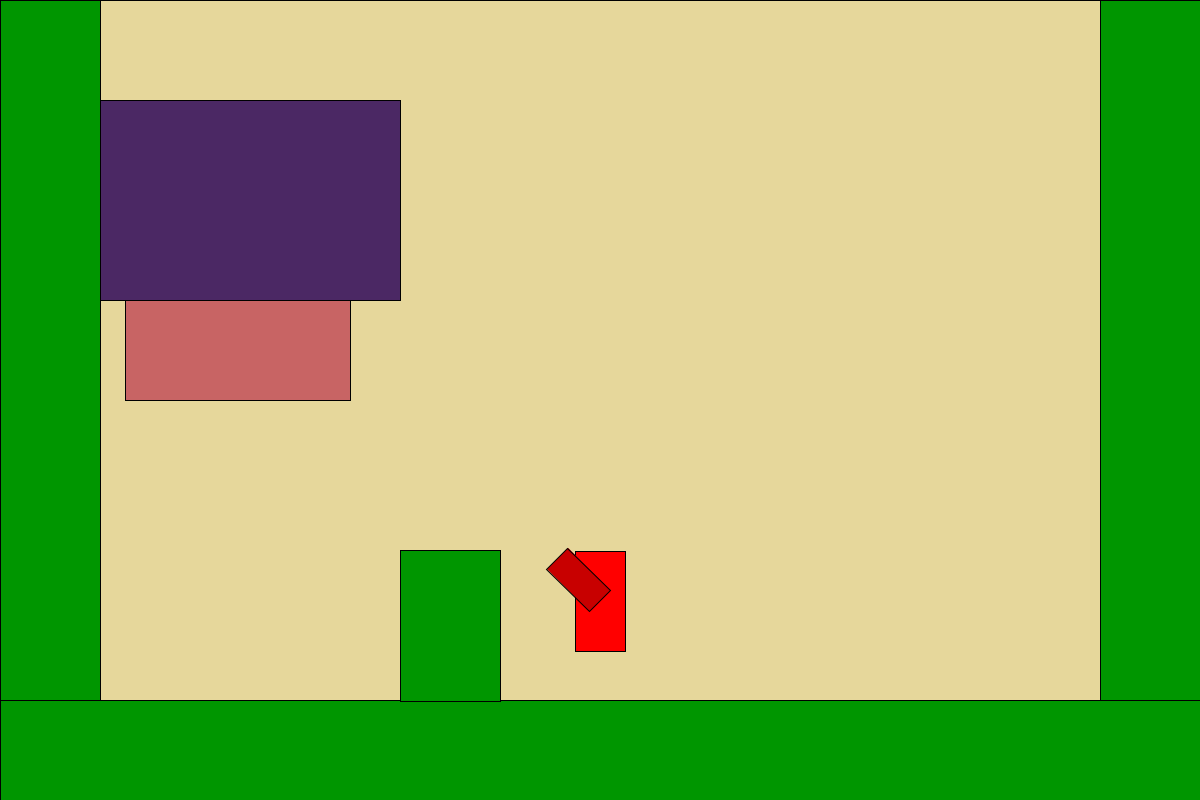
Frame 1 (no input)
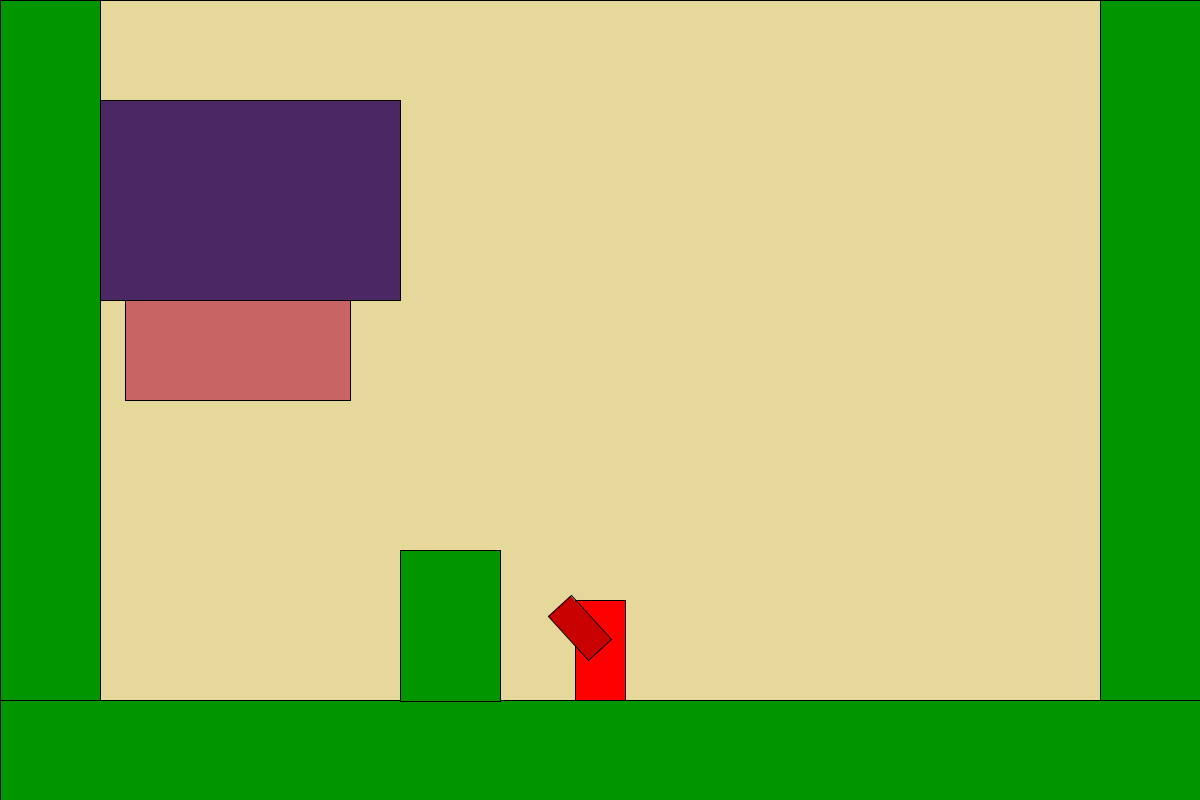
Frame 60 (the mouse pressed at the canvas centre just before this capture)
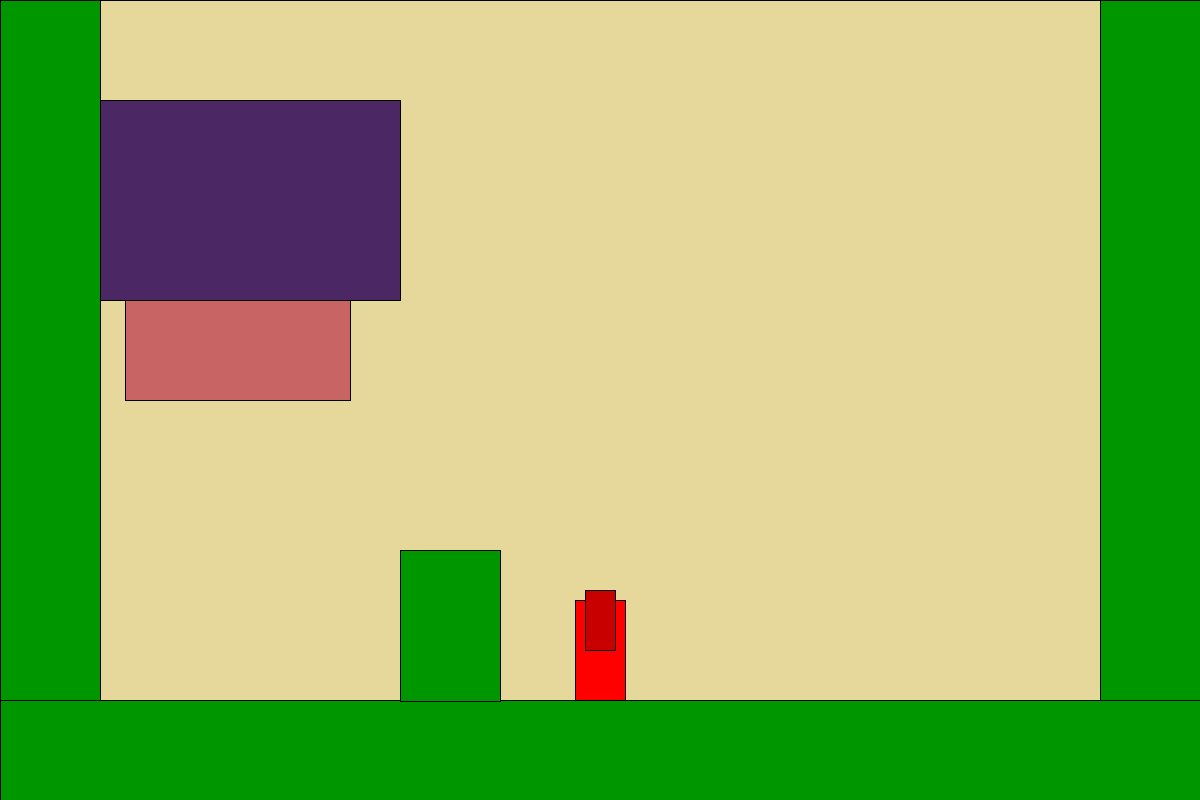
Frame 120 (the mouse held since frame 60 and released just before this capture)

The Processing sketch that drew these frames (run headless with seeded random() and noise(); from frame 60 on, the mouse is pressed at the canvas centre):

// Processing sketch: POSSIBILITY_OF_PRECIPITATION
// ── POSSIBILITY_OF_PRECIPITATION.pde
Player player;

Button button;

ArrayList<Block> block = new ArrayList<Block>();

ArrayList<PlayerHitBox> playerHitBox = new ArrayList<PlayerHitBox>();
ArrayList<EnemyHitBox> enemyHitBox = new ArrayList<EnemyHitBox>();

ArrayList<RedTitan> redTitan = new ArrayList<RedTitan>();
ArrayList<OrangeRam> orangeRam = new ArrayList<OrangeRam>();
ArrayList<GreenBlaster> greenBlaster = new ArrayList<GreenBlaster>();

boolean makeStage = true;

int gameState = 0;

int enemyWave = 0;
int enemyCredits = 5;
int enemyTimer = 300;
int enemyType = 0;
int enemySpawnArea;
float enemySpawnX;
float enemySpawnY;


void setup()  {
  size(1200, 800);
  player = new Player(width/2, 650);
  button = new Button(125, 300, 225, 100);
}

void draw()  {
  background(200);
    switch(gameState)  {
      case 0:
      if(makeStage)  {
        block.add(new Block(1100,0,100,800,false));
        block.add(new Block(0,0,100,800,false));
        block.add(new Block(0,700,1200,100,false));
        block.add(new Block(400,550,100,151,false));
        makeStage = false;
      }
      fill(230, 215, 155);
      rect(0, 0, width,  height);
      fill(75, 40, 100);
      rect(100, 100, 300, 200);
      button.display();
      
      break;
      case 1:
      spawnDirector();
      if(makeStage)  {
        block.add(new Block(700,300,300,300,true));
        block.add(new Block(150,200,200,300,true));
        block.add(new Block(150,400,200,300,true));
        block.add(new Block(600,400,300,300,true));
        block.add(new Block(600,550,500,150,true));
        makeStage = false;
      }
      break;
    }
  
  for(int i = 0; i < block.size(); i++)  {
     block.get(i).update();
  }
  for(int i = redTitan.size() - 1; i >= 0; i--)  {
     if(redTitan.get(i).update())  {
       redTitan.remove(i);
       continue;
     }
  }
  for(int i = orangeRam.size() - 1; i >= 0; i--)  {
     if(orangeRam.get(i).update())  {
       orangeRam.remove(i);
       continue;
     }
  }
  for(int i = greenBlaster.size() - 1; i >= 0; i--)  {
     if(greenBlaster.get(i).update())  {
       greenBlaster.remove(i);
       continue;
     }
  }
  for(int i = enemyHitBox.size() - 1; i >= 0; i--)  {
     if(enemyHitBox.get(i).update())  {
       enemyHitBox.remove(i);
       continue;
     }
  }
  for(int i = playerHitBox.size() - 1; i >= 0; i--)  {
     if(playerHitBox.get(i).update())  {
       playerHitBox.remove(i);
       continue;
     }
  }
  player.update();
}


void spawnDirector()  {
  enemyTimer++;
  //println(enemyTimer + " " + enemyCredits + " " + enemyWave);
  if(enemyTimer > 500)  {
    enemyWave++;
    while(true)  {
      if(enemyCredits <= 0)  {
        enemyCredits += 5 + enemyWave;
        enemyTimer = 0;
        break;
      }
      enemyType = int(random(0, enemyCredits)) + 1;
      enemySpawnArea = int(random(2, block.size()));
      enemySpawnX = random(-10, 10) + block.get(enemySpawnArea).blockX + block.get(enemySpawnArea).blockW / 2;
      enemySpawnY = block.get(enemySpawnArea).blockY;
      if(enemyType > 4)  {
        redTitan.add(new RedTitan(enemySpawnX, enemySpawnY));
        enemyCredits -= 4;
      } else if(enemyType > 2)  {
        greenBlaster.add(new GreenBlaster(enemySpawnX, enemySpawnY));
        enemyCredits -= 2;
      } else  {
        orangeRam.add(new OrangeRam(enemySpawnX, enemySpawnY));
        enemyCredits--;
      }
    }
  }
}

void mousePressed()  {
  if(mouseButton == LEFT)  {
    player.LClick = true;
  }
  if(mouseButton == RIGHT)  {
    player.RClick = true;
  } 
  if(mouseButton == CENTER)  {
    player.MClick = true;
  }
}

void mouseReleased()  {
  if(mouseButton == LEFT)  {
    player.LClick = false;
  }
  if(mouseButton == RIGHT)  {
    player.RClick = false;
  }
  if(mouseButton == CENTER)  {
    player.MClick = false;
  }
}

void keyPressed()  {
  if(key == 'w')  {
    player.up = true; 
  }
  if(key == 'a')  {
    player.left = true; 
  }
  if(key == 's')  {
    player.down = true; 
  }
  if(key == 'd')  {
    player.right = true; 
  }
}

void keyReleased()  {
   if(key == 'w')  {
    player.up = false; 
  }
  if(key == 'a')  {
    player.left = false; 
  }
  if(key == 's')  {
    player.down = false; 
  }
  if(key == 'd')  {
    player.right = false; 
  }
}

// ── Block.pde
class Block  {
  float blockX;
  float blockY;
  int blockW;
  int blockH;
  boolean semiSolid;
  
  Block(float xPos, float yPos, int sizeW, int sizeH, boolean semiSolid)  {
    blockX = xPos;
    blockY = yPos;
    blockW = sizeW;
    blockH = sizeH;
    this.semiSolid = semiSolid;
  }
  
  void update()  {
    if(semiSolid)  {
      fill(200);
    } else fill(0, 150, 0);
    rect(blockX, blockY, blockW, blockH);
  }
}

// ── Button.pde
class Button  {
  PVector position = new PVector(0,0);
  int buttonW = 200;
  int buttonH = 80;
  
  Button(int posX, int posY, int shapeW, int shapeH)  {
    position.x = posX;
    position.y = posY;
    buttonW = shapeW;
    buttonH = shapeH;
  }
  
  void display()  {
    fill(200, 100, 100);
    rect(position.x, position.y, buttonW, buttonH);
  }
}

// ── EnemyHitBox.pde
class EnemyHitBox  {
  PVector position = new PVector(0,0);
  PVector velocity = new PVector(0,0);
  PVector rotationVel = new PVector(0,0);
  int HBW;
  int HBH;
  int lifeSpan;
  int damage;
  
  EnemyHitBox(float xPos, float yPos, float xVel, float yVel, int sizeW, int sizeH, int damage, int duration)  {
    position.x = xPos;
    position.y = yPos;
    velocity.x = xVel;
    velocity.y = yVel;
    HBW = sizeW;
    HBH = sizeH;
    this.damage = damage;
    lifeSpan = duration;
  }
  
  boolean update()  {
    
    position.x += velocity.x;
    position.y += velocity.y;
    
    fill(255, 200, 200);
    rect(position.x, position.y, HBW, HBH);
     lifeSpan--;
     if(lifeSpan <= 0)  {
       return true;
     } return false;
  }
}

// ── EnemyHurtBox.pde
class EnemyHurtBox  {
  PVector position = new PVector(0,0);
  PVector velocity = new PVector(0,0);
  PVector rotationVel = new PVector(0,0);
  int HBW;
  int HBH;
  int lifeSpan;
  int damage;
  
  EnemyHurtBox(float xPos, float yPos, float xVel, float yVel, int sizeW, int sizeH, int damage, int duration)  {
    position.x = xPos;
    position.y = yPos;
    velocity.x = xVel;
    velocity.y = yVel;
    HBW = sizeW;
    HBH = sizeH;
    this.damage = damage;
    lifeSpan = duration;
  }
  
  boolean update()  {
    
    position.x += velocity.x;
    position.y += velocity.y;
    
    fill(255, 200, 200);
    rect(position.x, position.y, HBW, HBH);
     lifeSpan--;
     if(lifeSpan <= 0)  {
       return true;
     } return false;
  }
}

// ── GreenBlaster.pde
class GreenBlaster  {
  PVector position = new PVector(0,0);
  PVector velocity = new PVector(0,0);
  PVector acceleration = new PVector(0,0);
  PVector prevPos = new PVector(0,0);
  int enemyWidth = 80;
  int enemyHeight = 80;
  
  int attackTimer = -200;
  int pathFindTimer = 60;
  int health = 100;
  float direction = 1;
  int turnAroundTimer = 0;
  
  GreenBlaster(float xPos, float yPos)  {
    position.x = xPos;
    position.y = yPos;
    health *= 1 + (enemyWave / 10);
  }
  
boolean update()  {
    if(attackTimer <= 0)  {
      if(attackTimer < 0)  {
        attackTimer++;
      }
      
      if(abs(player.position.y - position.y) < 200 && attackTimer == 0)  {
        attackTimer++;
      }
      
       if(pathFindTimer <= 0)  {
         pathFind(); 
       } else pathFindTimer--;
       
    } else {
      attacking();
    }
     
    if(position.x < 0)  {
       position.x = 0;
     } else if(position.x > width)  {
       position.x = width;
     }
     
     if(position.y < 0)  {
       position.y = 0;
     } else if(position.y > height)  {
       position.y = height;
     }
    
    velocity.x += acceleration.x;
    velocity.y += acceleration.y;
    
    if(turnAroundTimer > 0)  {
      position.x -= velocity.x;
      position.y -= velocity.y;
      turnAroundTimer--;
    } else  {
      position.x += velocity.x;
      position.y += velocity.y;
    }
    
    
    fill(0,0,180);
    rect(position.x - enemyWidth / 2, position.y - enemyHeight, enemyWidth, enemyHeight);
    
    if(health <= 0)  {
      return true;
    } else return false;
  }
  
  
  void attacking()  {
    velocity.x = 0;
    velocity.y = 0;
    attackTimer++;
    
    if(attackTimer == 30)  {
      enemyHitBox.add(new EnemyHitBox(position.x, position.y - enemyHeight / 2, 10 * direction, 0, 20, 20, 8, 100));
    } else if(attackTimer >= 100)  {
      attackTimer = -10;
    }
  }
  
  
  void pathFind()  {
    if(abs(position.x - prevPos.x) < 2 && abs(position.y - prevPos.y) < 2)  {
      velocity.y = -15;
    }
    prevPos = position.copy();
    
     if (player.position.x > position.x)  {
       velocity.x = 1;
       direction = 1;
     } else  {
       velocity.x = -1;
       direction = -1;
     }
     
     if (abs(player.position.x - position.x) < 100 && abs(player.position.y - position.y) < 100 && turnAroundTimer == 0)  {
       turnAroundTimer += 60;
     }
    
     if(player.position.y > position.y + 50)  {
       velocity.y = 1;
     } else if(player.position.y < position.y - 50)  {
       velocity.y = -1;
     }
     
     pathFindTimer += 30;
  }
}

// ── OrangeRam.pde
class OrangeRam  {
  PVector position = new PVector(0,0);
  PVector velocity = new PVector(0,-10);
  PVector acceleration = new PVector(0,0);
  PVector prevPos = new PVector(0,0);
  int enemyWidth = 80;
  int enemyHeight = 40;
  
  boolean tryingToFall = false;
  
  int attackTimer = -100;
  int pathFindTimer = 60;
  int health = 50;
  int direction = 1;
  
  OrangeRam(float xPos, float yPos)  {
    position.x = xPos;
    position.y = yPos;
    health *= 1 + (enemyWave / 10);
  }
  
  boolean update()  {
    if(attackTimer <= 0)  {
      if(attackTimer < 0)  {
        attackTimer++;
      }
      
      if(abs(position.x - player.position.x) < 80 && abs(position.y - player.position.y) < 40)  {
         attackTimer++;
         pathFindTimer = 0;
       }
       if(pathFindTimer <= 0)  {
         pathFind(); 
       } else pathFindTimer--;
       
       if(velocity.y < 5)  {
         acceleration.y = 0.5;
       } else tryingToFall = false;
    } else {
      attacking();
    }
     
     for(int i = 0; i < block.size(); i++)  {
      
      if(position.x + 20 > block.get(i).blockX && position.x - 20 < block.get(i).blockX + block.get(i).blockW && position.y + (velocity.y / 2) > block.get(i).blockY - 7 && position.y < block.get(i).blockY + 7 && velocity.y > 0)  {
        if(!(tryingToFall && block.get(i).semiSolid))  {
        position.y = block.get(i).blockY; 
        velocity.y = 0;
        acceleration.y = 0;
        } 
      } else if(position.x + velocity.x + 1 > block.get(i).blockX && position.x <= block.get(i).blockX && position.y > block.get(i).blockY && position.y < block.get(i).blockY + block.get(i).blockH && !block.get(i).semiSolid)  {
        position.x = block.get(i).blockX - 1 - velocity.x;
        acceleration.x = 0;
      } else if(position.x + velocity.x - 1 < block.get(i).blockX + block.get(i).blockW && position.x >= block.get(i).blockX + block.get(i).blockW && position.y > block.get(i).blockY && position.y < block.get(i).blockY + block.get(i).blockH && !block.get(i).semiSolid)  {
        position.x = block.get(i).blockX + block.get(i).blockW + 1 - velocity.x;
        acceleration.x = 0;
      }
    }
    
    velocity.x += acceleration.x;
    velocity.y += acceleration.y;
    
    position.x += velocity.x;
    position.y += velocity.y;
    
    
    fill(240,135,0);
    rect(position.x - enemyWidth / 2, position.y - enemyHeight, enemyWidth, enemyHeight);
    
    if(health <= 0)  {
      return true;
    } else return false;
  }
  
  void attacking()  {
    velocity.x = 0;
    attackTimer++;
    if(attackTimer == 30)  {
      enemyHitBox.add(new EnemyHitBox(position.x - 30 + 30 * direction, position.y - enemyHeight * 1.2, 0, 0, 60, 50, 10, 10));
    } else if(attackTimer >= 100)  {
      attackTimer = 0;
    }
  }
  
  void pathFind()  {
    if(abs(position.x - prevPos.x) < 2 && abs(position.y - prevPos.y) < 2)  {
      velocity.y = -15;
    }
    prevPos = position.copy();
    
     if (player.position.x > position.x)  {
       velocity.x = 3;
       direction = 1;
     } else  {
       velocity.x = -3;
       direction = -1;
     }
     
     if(player.position.y > position.y)  {
       tryingToFall = true;
     } else if(player.position.y < position.y && velocity.y == 0 && acceleration.y == 0)  {
       velocity.y = -13;
       pathFindTimer -= 30;
     }
     
     pathFindTimer += 60;
  }
}

// ── Player.pde
class Player  {
  PVector position = new PVector(0,0);
  PVector velocity = new PVector(0,0);
  PVector acceleration = new PVector(0,0);
  float angle = 0;
  int jumpTimer = 15;
  int health = 100;
  
  boolean left = false;
  boolean right = false;
  boolean up = false;
  boolean down = false;
  
  boolean jumping = false;
  boolean canJump = true;
  
  boolean LClick = false;
  boolean RClick = false;
  boolean MClick = false;
  
  int primaryCooldown = 0;
  int secondaryCooldown = 0;
  int specialCooldown = 0;
  
  Player(float xPos, float yPos)  {
    position.x = xPos;
    position.y = yPos;
  }
  
  void update()  {
    if(left && velocity.x > -3)  {
      acceleration.x = -0.15;
      if(velocity.x > 0 && velocity.y == 0)  {
         acceleration.x = -0.6;
      }
    }
    
    if(right && velocity.x < 3)  {
      acceleration.x = 0.15;
      if(velocity.x < 0 && velocity.y == 0)  {
         acceleration.x = 0.6;
      }
    }
    
    if(!right && !left)  {
      acceleration.x = 0;
      
      if(abs(velocity.x) < 0.2)  {
        velocity.x = 0;
        acceleration.x = 0;
      }
      if (abs(velocity.x) > 0 && velocity.y == 0)  {
        if(velocity.x < 0)  {
          acceleration.x = 0.4;
        } else acceleration.x = -0.4;
      }
    }
    
    if(up && velocity.y == 0 && acceleration.y == 0 && canJump)  {
      jumping = true;
    }
    
    if(up && jumping && jumpTimer > 0)  {
      velocity.y = -12;
      jumpTimer--;
    } else jumping = false;
    
    if(jumping)  {
      canJump = false; 
    } else if(!up)  {
      canJump = true; 
    }
    
    if(velocity.y < 6)  {
      acceleration.y = 1;
    }
    
    if (velocity.y > 15)  {
      velocity.y = 15;
    }
    
    if(down && velocity.y == 0)  {
      velocity.y = 0.1; 
    }
    
    for(int i = enemyHitBox.size() - 1; i >= 0; i--)  {
      if(enemyHitBox.get(i).position.x + enemyHitBox.get(i).HBW > position.x - 50 && enemyHitBox.get(i).position.x < position.x + 50 && enemyHitBox.get(i).position.y + enemyHitBox.get(i).HBH > position.y - 100 && enemyHitBox.get(i).position.y < position.y)  {
        health -= enemyHitBox.get(i).damage;
        enemyHitBox.remove(i);
        if(health <= 0)  {
          health = 100;
          gameState = 0;
          block.clear();
          orangeRam.clear();
          redTitan.clear();
          greenBlaster.clear();
          makeStage = true;
        }
      }
    }
    if(position.y < 700)  {
      println(velocity.y);
    }
    
    for(int i = 0; i < block.size(); i++)  {
      
      if(position.x + 20 > block.get(i).blockX && position.x - 20 < block.get(i).blockX + block.get(i).blockW && position.y + (velocity.y / 2) > block.get(i).blockY - 7 && position.y < block.get(i).blockY + 7 && velocity.y > 0)  {
        if(!(down && block.get(i).semiSolid))  {
        position.y = block.get(i).blockY; 
        velocity.y = 0;
        acceleration.y = 0;
        jumpTimer = 15;
        }
      } else if(position.x + velocity.x + 1 > block.get(i).blockX && position.x <= block.get(i).blockX && position.y > block.get(i).blockY && position.y < block.get(i).blockY + block.get(i).blockH && !block.get(i).semiSolid)  {
        position.x = block.get(i).blockX - 1; 
        velocity.x = 0;
        acceleration.x = 0;
      } else if(position.x + velocity.x - 1 < block.get(i).blockX + block.get(i).blockW && position.x >= block.get(i).blockX + block.get(i).blockW && position.y > block.get(i).blockY && position.y < block.get(i).blockY + block.get(i).blockH && !block.get(i).semiSolid)  {
        position.x = block.get(i).blockX + block.get(i).blockW + 1;
        velocity.x = 0;
        acceleration.x = 0;
      }
    }
    
    velocity.x += acceleration.x;
    velocity.y += acceleration.y;
    
    position.x += velocity.x;
    position.y += velocity.y;
    
    fill(255,0,0);
    rect(position.x - 25, position.y - 100, 50, 100);
    
    pushMatrix();
    translate(position.x, position.y - 50);
    angle = atan2(mouseY - position.y + 50, mouseX - position.x);
    rotate(angle);
    fill(200,0,0);
    rect(0, -15, 60, 30);
    popMatrix();
    if (LClick && primaryCooldown <= 0)  {
      playerHitBox.add(new PlayerHitBox(position.x, position.y - 50, 20, 0, 10, 10, 5, 30, angle));
      primaryCooldown += 10;
    } else if(primaryCooldown > 0)  {
      primaryCooldown--;
    }
    
    if (RClick && secondaryCooldown <= 0)  {
      playerHitBox.add(new PlayerHitBox(position.x, position.y - 50, 40, 0, 20, 20, 20, 30, angle));
      secondaryCooldown += 120;
    } else if(secondaryCooldown > 0)  {
      secondaryCooldown--;
    }
    
    if (MClick && specialCooldown <= 0)  {
      playerHitBox.add(new PlayerHitBox(position.x, position.y - 50, 40, 0, 20, 20, 31, 20, angle));
      specialCooldown += 20;
      if((mouseX > position.x && velocity.x > 0) || (mouseX < position.x && velocity.x < 0))  {
        velocity.x *= -1;
      } else velocity.x *= 1.5;
      if((mouseY > position.y && velocity.y > 0) || (mouseY < position.y && velocity.y < 0))  {
        velocity.y *= -1;
      } else velocity.y *= 1.5;
    } else if(specialCooldown > 0)  {
      specialCooldown--;
    }
  }
}

// ── PlayerHitBox.pde
class PlayerHitBox  {
  PVector position = new PVector(0,0);
  PVector rotatePos = new PVector(0,0);
  PVector realPos = new PVector(0,0);
  PVector velocity = new PVector(0,0);
  int HBW;
  int HBH;
  int lifeSpan;
  int damage;
  float angle;
  
  PlayerHitBox(float xPos, float yPos, float xVel, float yVel, int sizeW, int sizeH, int damage, int duration, float angle)  {
    position.x = xPos;
    position.y = yPos;
    realPos.x = xPos;
    realPos.y = yPos;
    velocity.x = xVel;
    velocity.y = yVel;
    HBW = sizeW;
    HBH = sizeH;
    this.damage = damage;
    lifeSpan = duration;
    this.angle = angle;
    
  }
  
  boolean update()  {
    realPos.x += velocity.x * cos(angle);
    realPos.y += velocity.x * sin(angle);
    for(int i = redTitan.size() - 1; i >= 0; i--)  {
     if(realPos.x + HBW > redTitan.get(i).position.x - (redTitan.get(i).enemyWidth / 2) && realPos.x < redTitan.get(i).position.x + (redTitan.get(i).enemyWidth / 2) && realPos.y + HBH > redTitan.get(i).position.y - redTitan.get(i).enemyHeight && realPos.y < redTitan.get(i).position.y)  {
       redTitan.get(i).health -= damage;
       if(damage != 20)  {
         println(redTitan.get(i).health);
         return true;
       }
     }
  }
  for(int i = orangeRam.size() - 1; i >= 0; i--)  {
     if(realPos.x + HBW > orangeRam.get(i).position.x - (orangeRam.get(i).enemyWidth / 2) && realPos.x < orangeRam.get(i).position.x + (orangeRam.get(i).enemyWidth / 2) && realPos.y + HBH > orangeRam.get(i).position.y - orangeRam.get(i).enemyHeight && realPos.y < orangeRam.get(i).position.y)  {
       orangeRam.get(i).health -= damage;
       if(damage != 20)  {
         println(orangeRam.get(i).health);
         return true;
       }
     }
  }
  for(int i = greenBlaster.size() - 1; i >= 0; i--)  {
     if(realPos.x + HBW > greenBlaster.get(i).position.x - (greenBlaster.get(i).enemyWidth / 2) && realPos.x < greenBlaster.get(i).position.x + (greenBlaster.get(i).enemyWidth / 2) && realPos.y + HBH > greenBlaster.get(i).position.y - greenBlaster.get(i).enemyHeight && realPos.y < greenBlaster.get(i).position.y)  {
       greenBlaster.get(i).health -= damage;
       if(damage != 20)  {
         println(greenBlaster.get(i).health);
         return true;
       }
     }
  }
  if(realPos.x + HBW > button.position.x && realPos.x < button.position.x + button.buttonW && realPos.y + HBH > button.position.y && realPos.y < button.position.y + button.buttonH && gameState == 0)  {
    gameState++;
    makeStage = true;
    return true;
  }
    
    fill(210, 200, 200);
    if(angle != 0)  {
      pushMatrix();
      translate(position.x, position.y);
      rotate(angle);
      rotatePos.x += velocity.x;
      rotatePos.y += velocity.y;
      rect(rotatePos.x, rotatePos.y, HBW, HBH);
      popMatrix();
    } else  {
      position.x += velocity.x;
      position.y += velocity.y;
      rect(position.x, position.y, HBW, HBH);
    }
    
     lifeSpan--;
     if(lifeSpan <= 0)  {
       return true;
     } return false;
  }
}

// ── RedTitan.pde
class RedTitan  {
  PVector position = new PVector(0,0);
  PVector velocity = new PVector(0,-10);
  PVector acceleration = new PVector(0,0);
  PVector prevPos = new PVector(0,0);
  int enemyWidth = 100;
  int enemyHeight = 140;
  
  boolean tryingToFall = false;
  
  int attackTimer = -100;
  int pathFindTimer = 60;
  int health = 150;
  int direction = 1;
  
  RedTitan(float xPos, float yPos)  {
    position.x = xPos;
    position.y = yPos;
    health *= 1 + (enemyWave / 10);
  }
  
boolean update()  {
    if(attackTimer <= 0)  {
      if(attackTimer < 0)  {
        attackTimer++;
      }
      if(abs(position.x - player.position.x) < 80 && abs(position.y - player.position.y) < 80)  {
         attackTimer++;
         pathFindTimer = 0;
       }
       if(pathFindTimer <= 0)  {
         pathFind(); 
       } else pathFindTimer--;
       
       if(velocity.y < 5)  {
         acceleration.y = 0.5;
       }
    } else {
      attacking();
    }
     
     for(int i = 0; i < block.size(); i++)  {
      
      if(position.x + 20 > block.get(i).blockX && position.x - 20 < block.get(i).blockX + block.get(i).blockW && position.y + (velocity.y / 2) > block.get(i).blockY - 7 && position.y < block.get(i).blockY + 7 && velocity.y > 0)  {
        if(!(tryingToFall && block.get(i).semiSolid))  {
        position.y = block.get(i).blockY; 
        velocity.y = 0;
        acceleration.y = 0;
        } else tryingToFall = false;
      } else if(position.x + velocity.x + 1 > block.get(i).blockX && position.x <= block.get(i).blockX && position.y > block.get(i).blockY && position.y < block.get(i).blockY + block.get(i).blockH && !block.get(i).semiSolid)  {
        position.x = block.get(i).blockX - 1 - velocity.x;
        acceleration.x = 0;
      } else if(position.x + velocity.x - 1 < block.get(i).blockX + block.get(i).blockW && position.x >= block.get(i).blockX + block.get(i).blockW && position.y > block.get(i).blockY && position.y < block.get(i).blockY + block.get(i).blockH && !block.get(i).semiSolid)  {
        position.x = block.get(i).blockX + block.get(i).blockW + 1 - velocity.x;
        acceleration.x = 0;
      }
    }
    
    velocity.x += acceleration.x;
    velocity.y += acceleration.y;
    
    position.x += velocity.x;
    position.y += velocity.y;
    
    
    fill(240,0,0);
    rect(position.x - enemyWidth / 2, position.y - enemyHeight, enemyWidth, enemyHeight);
    
    if(health <= 0)  {
      return true;
    } else return false;
  }
  
  
  void attacking()  {
    velocity.x = 0;
    attackTimer++;
    if(attackTimer == 45)  {
      enemyHitBox.add(new EnemyHitBox(position.x - 70 + 70 * direction, position.y - enemyHeight * 1.2, 0, 0, 140, 160, 20, 10));
    } else if(attackTimer >= 120)  {
      attackTimer = 0;
    }
  }
  
  
  void pathFind()  {
    if(abs(position.x - prevPos.x) < 2 && abs(position.y - prevPos.y) < 2)  {
      velocity.y = -15;
    }
    prevPos = position.copy();
    
     if (player.position.x > position.x)  {
       velocity.x = 2;
       direction = 1;
     } else  {
       velocity.x = -2;
       direction = -1;
     }
     
     if(player.position.y > position.y)  {
       tryingToFall = true;
     } else if(player.position.y < position.y && velocity.y == 0 && acceleration.y == 0)  {
       velocity.y = -13;
       pathFindTimer -= 30;
     }
     
     pathFindTimer += 60;
  }
}
